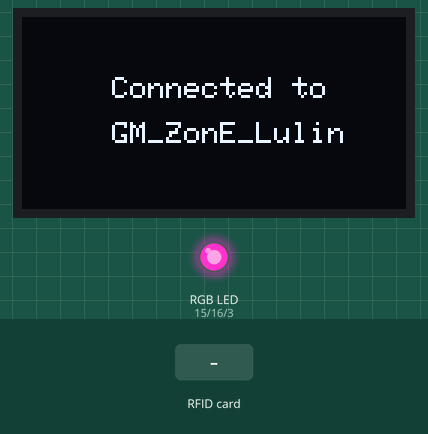
The sketch below on a simulated ESP8266 (NodeMCU). On the bench: 128×64 one-colour display, an RGB LED mixed from three pins (HIGH = lit). The inputs (shaded band) are chosen by the test bench. WiFi joins after 1.5 s; servers stay silent unless stated; uploads are accepted with an empty reply; what the sketch prints to the serial monitor is not drawn.

Above: at 1.6 s.
At 5.8 s:
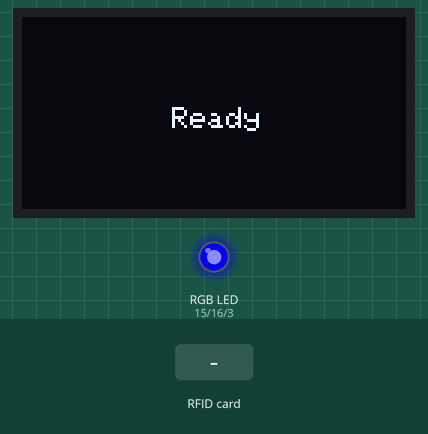
5.9 s: RFID card 5E 7A 19 C4 held to the reader
At 6.06 s:
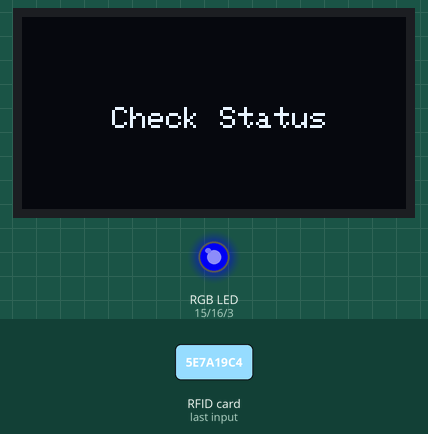
At 6.5 s:
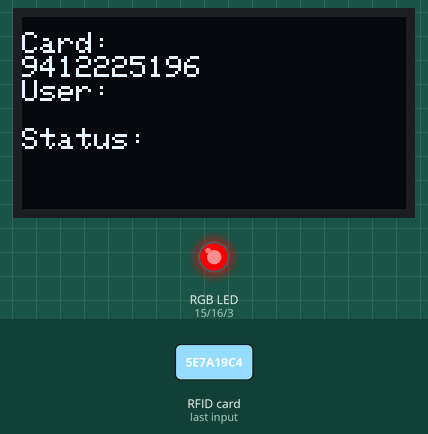
Timing chart, 0 to 17.7 s (numbered marks = the images above; inputs shaded):
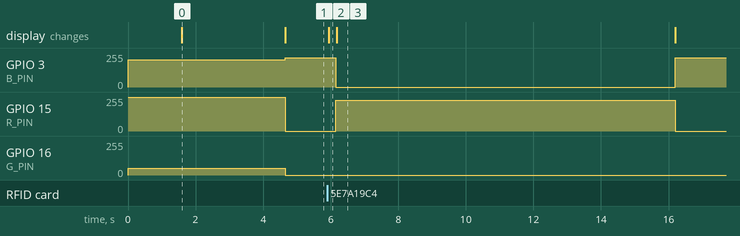

Measured:
- after the input at 5.9 s, GPIO 3 (B_PIN): 220/255 → 0/255 after 0.25 s, → 220/255 10.1 s later; GPIO 15 (R_PIN): 0/255 → 230/255 after 0.25 s, → 0/255 10.1 s later; the display: changes after 0.05 s (image 2)
- what the display in image 0 shows lasts 3.1 s, from 1.6 s to 4.7 s

The sketch:

rfc_reader.ino
```cpp
/**
 * Libraries
 */
#include <ESP8266WiFi.h>
#include <ESP8266WiFiMulti.h>
#include <ESP8266HTTPClient.h>
#include <WiFiClientSecureBearSSL.h>
#include <SPI.h>
#include <MFRC522.h>
#include <ArduinoJson.h>
#include <Wire.h>
#include <Adafruit_GFX.h>
#include <Adafruit_SSD1306.h>

/**
 * START General settings
 */
   /**
   * WiFi
   */
   ESP8266WiFiMulti WiFiMulti;
   boolean connectioWasAlive = true;
  /**
   * Display (GME12864)
   */
   #define SCREEN_WIDTH 128 // OLED display width, in pixels
   #define SCREEN_HEIGHT 64 // OLED display height, in pixels
   Adafruit_SSD1306 display(SCREEN_WIDTH, SCREEN_HEIGHT, &Wire, -1);
  /**
   * RFID Reader (RFID-RC522)
   */
   constexpr uint8_t RST_PIN = 0;     // Configurable, see typical pin layout above
   constexpr uint8_t SS_PIN = 2;     // Configurable, see typical pin layout above
   MFRC522 rfid(SS_PIN, RST_PIN); // Instance of the class
   MFRC522::MIFARE_Key key;
   byte nuidPICC[4]; // Init array that will store new NUID
   /**
   * RGB LED
   */
   const int  R_PIN = 15;
   const int  G_PIN = 16;
   const int  B_PIN = 3;
/**
 * END General settings
 */


void setup() {
  Serial.begin(115200);
  led(255, 51, 204);
  /**
   * Initialization Display
   */
  if (!display.begin(SSD1306_SWITCHCAPVCC, 0x3C)) { // Address 0x3D for 128x64
      Serial.println(F("SSD1306 allocation failed"));
      for (;;); // Don't proceed, loop forever
  }

  /**
   * Initialization WiFi
   */
  WiFi.mode(WIFI_STA);
  WiFiMulti.addAP("GM_ZonE_Lulin", "asdfghjkl");
  WiFiMulti.addAP("Mox Staff", "moxgaming2021!");
  displayPrint("Connecting to WiFi",10,30);
  Serial.print("Connecting to WiFi:");
  while (WiFiMulti.run() != WL_CONNECTED) {
    Serial.print(".");
    displayPrintSL(".");
  }
  Serial.printf(" connected to %s\n", WiFi.SSID().c_str());
  displayPrint2("Connected to", WiFi.SSID().c_str());
  Serial.println();

  /**
   * Initialization RGB LED
   */
//  pinMode(R_PIN, OUTPUT);
//  pinMode(B_PIN, OUTPUT);
//  pinMode(G_PIN, OUTPUT);

  /**
   * Initialization RFID Reader
   */
  SPI.begin(); // Init SPI bus
  rfid.PCD_Init(); // Init MFRC522

  for (byte i = 0; i < 6; i++) {
    key.keyByte[i] = 0xFF;
  }
  MFRC522::PICC_Type piccType = rfid.PICC_GetType(rfid.uid.sak);
  delay(3000);
  displayPrint("Ready",50,30);
  led(0, 0, 220);
}

void loop() {
  mainCode();
}

void mainCode(){
    // Look for new cards
    if ( ! rfid.PICC_IsNewCardPresent())
      return;
    // Verify if the NUID has been readed
    if ( ! rfid.PICC_ReadCardSerial())
      return;
    displayPrint("Check Status",30,30);
    MFRC522::PICC_Type piccType = rfid.PICC_GetType(rfid.uid.sak);
    printCardDetails();
    Serial.println("Check network connection:");
    if (WiFi.status() == WL_CONNECTED) {
      Serial.printf(" connected to %s\n", WiFi.SSID().c_str());

      std::unique_ptr<BearSSL::WiFiClientSecure>client(new BearSSL::WiFiClientSecure);

     //client->setFingerprint("B8:B9:B1:3F:37:1F:2B:1B:38:E8:A7:72:8E:29:12:07:1E:1F:98:E8");
     // Or, if you happy to ignore the SSL certificate, then use the following line instead:
     client->setInsecure();

     HTTPClient https;


     https.begin(*client, "https://mox-cards.herokuapp.com/card/card-data"); //HTTPS
     https.addHeader("Content-Type", "application/json");
     DynamicJsonDocument doc(1024);
     doc["cardType"] = piccType;
     doc["cardName"] = rfid.PICC_GetTypeName(piccType);
     doc["serialNumber0"]   = rfid.uid.uidByte[0];
     doc["serialNumber1"]   = rfid.uid.uidByte[1];
     doc["serialNumber2"]   = rfid.uid.uidByte[2];
     doc["serialNumber3"]   = rfid.uid.uidByte[3];
     doc["serialNumber"] = printRoute(rfid.uid.uidByte, rfid.uid.size);
     doc["deviceID"] = 1001;
     String json;
     serializeJson(doc, json);

  // start connection and send HTTP header and body
  int httpCode = https.POST(json);

  // httpCode will be negative on error
  if (httpCode > 0) {
      // HTTP header has been send and Server response header has been handled
      Serial.printf("HTTPcode: ", httpCode);

      // file found at server
      if (httpCode == HTTP_CODE_OK) {
        const String& payload = https.getString();
        Serial.println(payload);
        Serial.println(">>");

      const size_t bufferSize = JSON_OBJECT_SIZE(2) + JSON_OBJECT_SIZE(3) + JSON_OBJECT_SIZE(5) + JSON_OBJECT_SIZE(8) + 370;
      DynamicJsonDocument res(1024);
      deserializeJson(res, https.getString());
      const char * user = res ["item1"];
      const char * cardStatus = res ["item2"];
      const int cardStatusNum = res ["item3"];
       Serial.println(cardStatusNum);
       display.clearDisplay();
       display.setCursor(0, 5);
       if(cardStatusNum == 1){
        led(0,230,0);
        display.println("Card:");
        display.println(printRoute(rfid.uid.uidByte, rfid.uid.size));
        display.println("User:");
        display.println(user);
        display.println("Status:");
        display.println();
        display.println(cardStatus);
        Serial.println("if valid");
       }else if (cardStatusNum == 2){
        led(100,230,100);
        display.println("Card:");
        display.println(printRoute(rfid.uid.uidByte, rfid.uid.size));
        display.println(user);
        }
        else if (cardStatusNum == 3){
        led(230,230,100);
        display.println("Card:");
        display.println(printRoute(rfid.uid.uidByte, rfid.uid.size));
        display.println(user);
        display.println(cardStatus);
        }
        else{
       led(230,0,0);
       display.println("Card:");
       display.println(printRoute(rfid.uid.uidByte, rfid.uid.size));
       display.println("User:");
       display.println(user);
       display.println("Status:");
       display.println();
       display.println(cardStatus);
       Serial.println("if not valid");
       }
    display.display();
      }
    } else {
      Serial.printf("[HTTPS] POST... failed, error: %s\n", https.errorToString(httpCode).c_str());
      displayPrint2("HTTP ERROR","Call Niki");
    }
    https.end();
    }else{
      Serial.println("Not Connected2!");
      Serial.printf(" Is connected but block %s\n", WiFi.SSID().c_str());
      displayPrint3("Network error:","Check WiFi", "Check Internet");
      while(WiFi.status() != WL_CONNECTED){
              WiFiMulti.run();
              Serial.println("Not conected");
      }
      Serial.printf(" connected4 to %s\n", WiFi.SSID().c_str());
      displayPrint2(" connected4 to %s\n", WiFi.SSID().c_str());
      return;
    }
    delay(10000);
    displayPrint("Ready",50,30);
    led(0,0,220);
}
/**
 * Helper routine to dump a byte array as hex values to POST.
 */
String printRoute(byte *buffer, byte bufferSize) {
   String stringOne = "";
  for (byte i = 0; i < bufferSize; i++) {
    stringOne = stringOne + buffer[i];
  }
  return stringOne;
}

/**
 * Helper routine to dump a byte array as dec values to Serial.
 */
void printDec(byte *buffer, byte bufferSize) {
  for (byte i = 0; i < bufferSize; i++) {
    Serial.print(buffer[i] < 0x10 ? " 0" : " ");
    Serial.print(buffer[i], DEC);
  }
}
/**
 * Print on I2C display 1 line of text.
 */
void displayPrint(String str,int w,int h){
  display.clearDisplay();
  display.setTextSize(1);
  display.setTextColor(WHITE);
  display.setCursor(w, h);
  display.println(str);
  display.display();
}
/**
 * Print on I2C display 2 line of text.
 */
void displayPrint2(String str,String str2){
  display.clearDisplay();
  display.setTextSize(1);
  display.setTextColor(WHITE);
  display.setCursor(30, 20);
  // Display static text
  display.println(str);
  display.setCursor(30, 35);
  display.println(str2);
  display.display();
}
void displayPrint3(String str, String str2, String str3){
  display.clearDisplay();
  display.setTextSize(1);
  display.setTextColor(WHITE);
  display.setCursor(30, 20);
  // Display static text
  display.println(str);
  display.setCursor(30, 35);
  display.println(str2);
  display.setCursor(30, 50);
  display.println(str3);
  display.display();
}
/**
 * Print on I2C display on same line.
 */
void displayPrintSL(String str){
  display.print(str);
  display.display();
}


/**
 * Print on serial monitor card detils
 */
void printCardDetails (){
  Serial.print(F("PICC type: "));
    MFRC522::PICC_Type piccType = rfid.PICC_GetType(rfid.uid.sak);
    Serial.println(rfid.PICC_GetTypeName(piccType));

    Serial.println();
    Serial.print(F("In dec: "));
    printDec(rfid.uid.uidByte, rfid.uid.size);
    Serial.println();
    // Halt PICC
    rfid.PICC_HaltA();

    // Stop encryption on PCD
    rfid.PCD_StopCrypto1();
  }

/**
 * Set RGB LED Color
 */
void led (int r,int g,int b){
  analogWrite (R_PIN, r);
  analogWrite (G_PIN, g);
  analogWrite (B_PIN, b);
}

//  void scrollText(String str) {
//  display.setTextSize(1); // Draw 2X-scale text
//  display.setTextColor(SSD1306_WHITE);
//  display.setCursor(40, 50);
//  display.println(str);
//  display.display();      // Show initial text
//  delay(100);
//
//  // Scroll in various directions, pausing in-between:
//  display.startscrollright(0x00, 0x0F);
//  delay(2000);
//  display.stopscroll();
//  delay(1000);
//  display.startscrollleft(0x00, 0x0F);
//  delay(2000);
//  display.stopscroll();
//  delay(1000);
//  display.startscrolldiagright(0x00, 0x07);
//  delay(2000);
//  display.startscrolldiagleft(0x00, 0x07);
//  delay(2000);
//  display.stopscroll();
//  delay(1000);
//}
```
